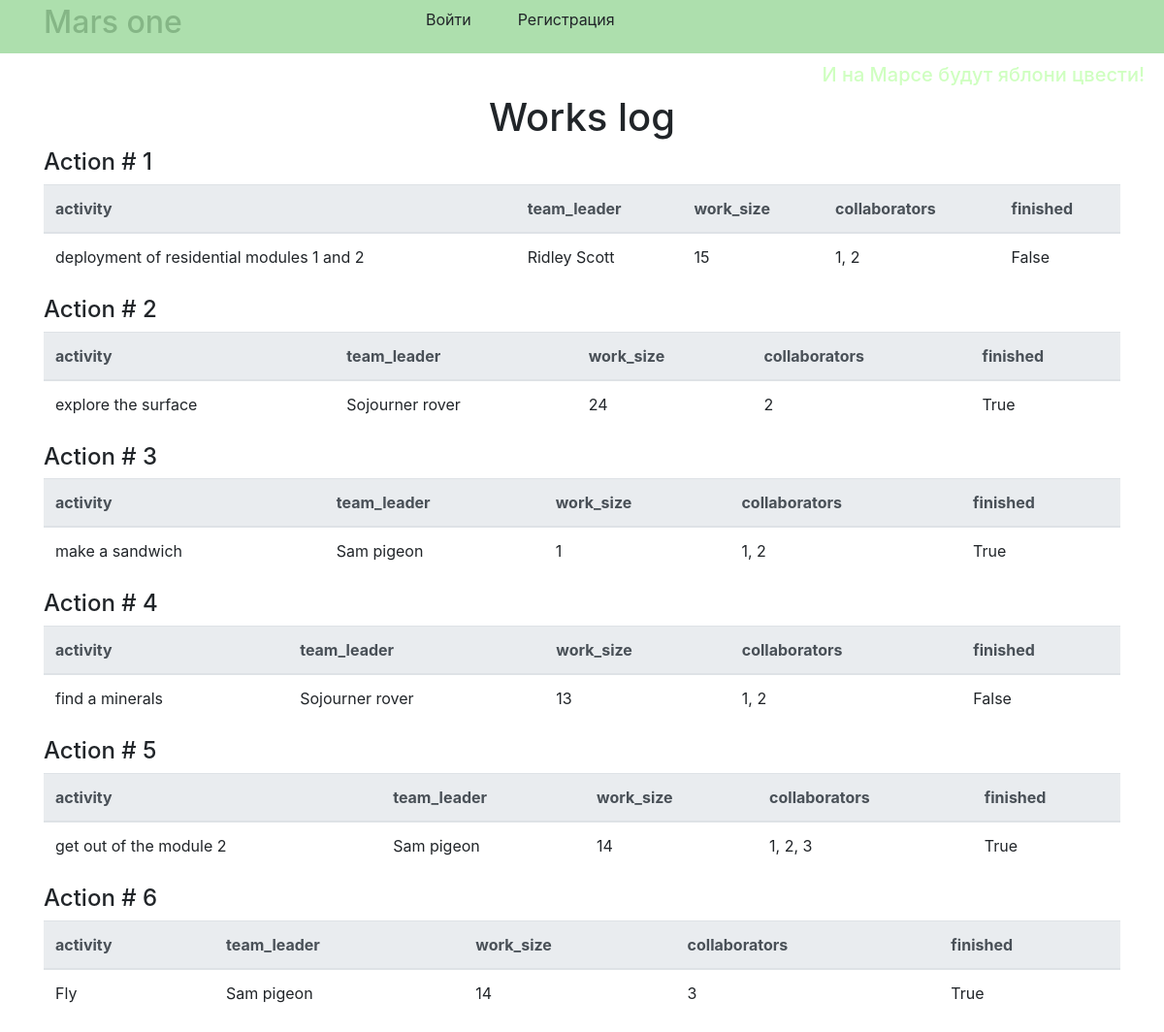
Before: / with the older database file.
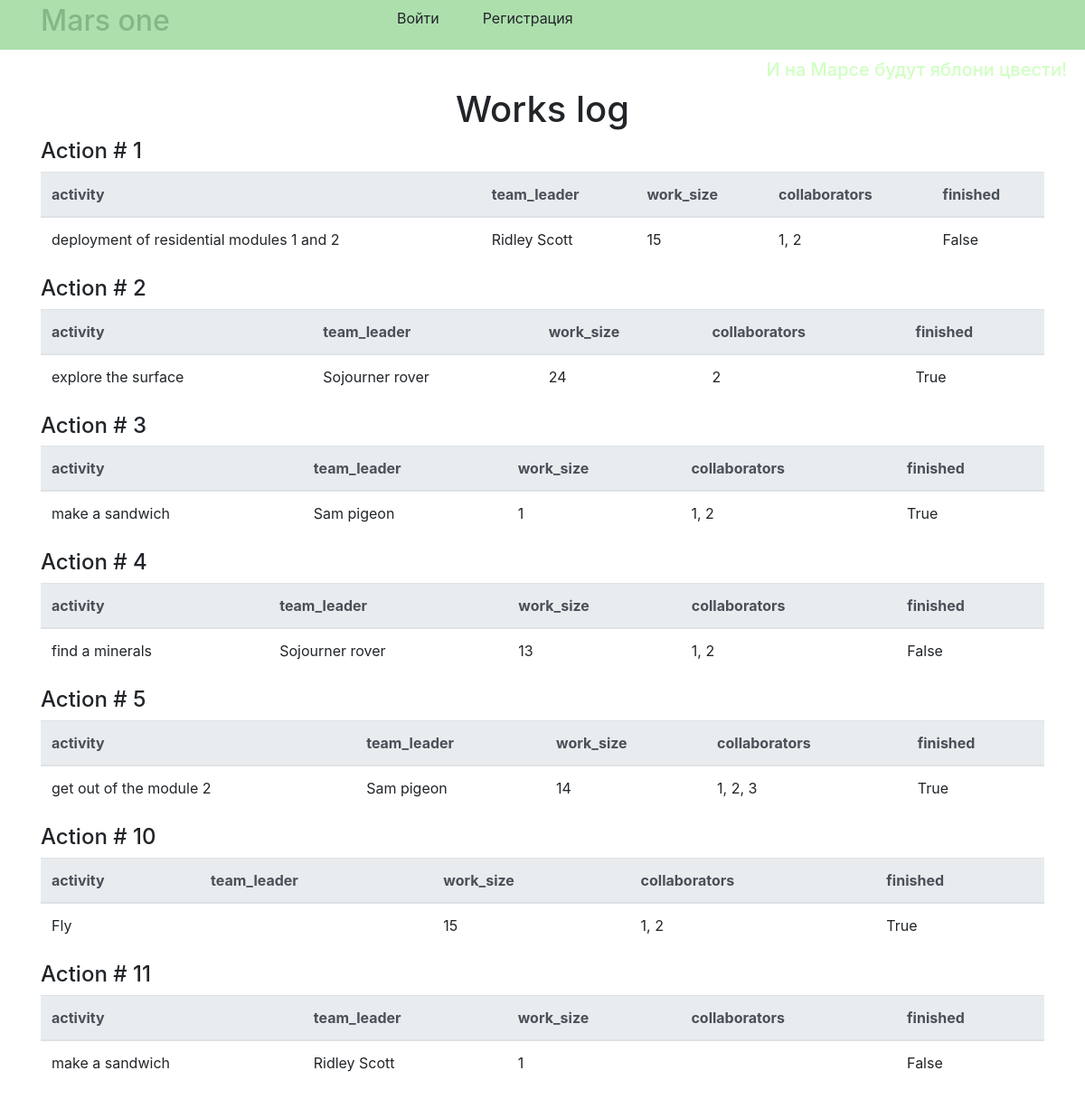
After: the same page with the newer database file.
### data/jobs.py (models this page shows)
class Job(SqlAlchemyBase, SerializerMixin):
    __tablename__ = 'jobs'
    id = sqlalchemy.Column(sqlalchemy.Integer,
                           primary_key=True, autoincrement=True)
    team_leader = sqlalchemy.Column(sqlalchemy.Integer,
                                    sqlalchemy.ForeignKey("users.id"))
    job = sqlalchemy.Column(sqlalchemy.String, nullable=True)
    work_size = sqlalchemy.Column(sqlalchemy.Integer, nullable=True)
    collaborators = sqlalchemy.Column(sqlalchemy.String, nullable=True)
    start_date = sqlalchemy.Column(sqlalchemy.String, nullable=True)
    end_date = sqlalchemy.Column(sqlalchemy.String, nullable=True)
    is_finished = sqlalchemy.Column(sqlalchemy.Boolean, default=False)
    user = orm.relation('User')

### data/users.py (models this page shows, shortened)
class User(SqlAlchemyBase, SerializerMixin, UserMixin):
    __tablename__ = 'users'
    id = sqlalchemy.Column(sqlalchemy.Integer,
                           primary_key=True, autoincrement=True)
    surname = sqlalchemy.Column(sqlalchemy.String, nullable=True)
    name = sqlalchemy.Column(sqlalchemy.String, nullable=True)
    age = sqlalchemy.Column(sqlalchemy.Integer, nullable=True)
    position = sqlalchemy.Column(sqlalchemy.String, nullable=True)
    speciality = sqlalchemy.Column(sqlalchemy.String, nullable=True)
    address = sqlalchemy.Column(sqlalchemy.String, nullable=True)
    email = sqlalchemy.Column(sqlalchemy.String,
                              index=True, unique=True, nullable=True)
    hashed_password = sqlalchemy.Column(sqlalchemy.String, nullable=True)
    modified_date = sqlalchemy.Column(sqlalchemy.DateTime,
                                      default=datetime.datetime.now)
    jobs = orm.relation("Job", back_populates='user')

### main.py (the view)
@app.route("/")
def index():
    session = db_session.create_session()
    jobs = session.query(Job).all()
    return render_template("index.html", jobs=jobs)

### data/db_session.py (called while the page is built)
def create_session() -> Session:
    global __factory
    return __factory()

### templates/index.html (shortened to what this page needs)
{% extends "base.html" %}
{% block content %}
<div class="text text-center"><h1>Works log</h1></div>
{% for job in jobs %}
    <h4>Action # {{ job.id }}</h4>
    <table class="table">
      <thead class="thead-light">
        <tr>
          <th scope="col">activity</th>
          <th scope="col">team_leader</th>
          <th scope="col">work_size</th>
          <th scope="col">collaborators</th>
          <th scope="col">finished</th>
        </tr>
      </thead>
      <tbody>
        <tr>
          <td>{{ job.job }}</td>
          <td>{{ job.user.name }} {{ job.user.surname }}</td>
          <td>{{ job.work_size }}</td>
          <td>{{ job.collaborators }}</td>
          <td>{{ job.is_finished }}</td>
        </tr>
      </tbody>
    </table>
{% endfor %}
{% endblock %}

### templates/base.html (shortened to what this page needs)
<!DOCTYPE html>
<html lang="en">
<head>
    <link rel="stylesheet"
          href="https://maxcdn.bootstrapcdn.com/bootstrap/4.4.1/css/bootstrap.min.css">
    <link rel="stylesheet" type="text/css" href="{{ url_for('static', filename='css/style.css') }}" />
    </head>
    <body>
    <header class="flex-container">
        <div class="container">
            <div class="row no-gutters">
                <div class="col-md-4">
                    <div class="color-text-title"><h2>Mars one</h2></div>
                </div>
                <div class="col-auto">
                    <div class="flex-item">
                        {% if current_user.is_authenticated %}
                            <ul class="nav">
                                <li class="nav-item">
                                    <a class="dropdown-item" href="/logout">Выйти</a>
                                </li>
                                <li class="nav-item">
                                    <a class="dropdown-item" href="/add_job">добавить работу</a>
                                </li>
                                <li class="nav-item">
                                    <a class="dropdown-item" href="/">{{ current_user.name }} {{ current_user.surname }}</a>
                                </li>
                            </ul>
                        {% else %}
                            <ul class="nav">
                                <li class="nav-item">
                                    <a class="dropdown-item" href="/login">Войти</a>
                                </li>
                                <li class="nav-item">
                                    <a class="dropdown-item" href="/register">Регистрация</a>
                                </li>
                           </ul>
                        {% endif %}
                    </div>
                </div>
            </div>
        </div>
    </header>
    <div class="color-text">
        <h5>И на Марсе будут яблони цвести!</h5>
        </div>
    <main role="main" class="container">
        {% block content %}{% endblock %}
    </main>
    </body>
</html>

### static/css/style.css (style rules this page uses)
.color-text { color: #cfffc0; text-align: right; padding-right: 20px; }
.color-text-title { color: #85b686 }
header { width: display; height: 55px; background-color: #addfad; margin-bottom: 10px; }
.flex-container { display: -webkit-flex; -webkit-justify-content: space-between; display: flex; justify-content: space-between; align-items: center; }
.flex-item { -webkit-flex-grow: 1; flex-grow: 1; }

Changed rows visible on the page:
removed Job: id "6", job "Fly", user.name "Sam", user.surname "pigeon", work_size "14", collaborators "3", is_finished "True"
added Job: id "10", job "Fly", work_size "15", collaborators "1, 2", is_finished "True"
added Job: id "11", job "make a sandwich", user.name "Ridley", user.surname "Scott", work_size "1", is_finished "False"
